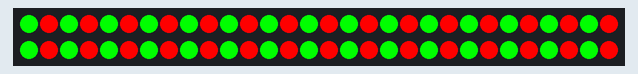
Recording of a sketch running on a simulated Arduino Uno, built with avr-gcc and run on an emulated ATmega328P. On the bench: 60 RGB LEDs in strip order, left to right, continuing on the next row. Dim RGB values are drawn brighter than linear; random numbers use the default seed unless the sketch sets one.

Above: at 13.09 s.
At 16.2 s:
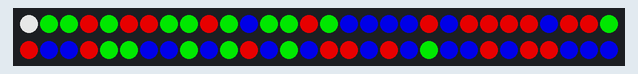
At 16.82 s:
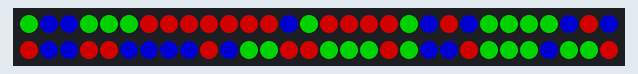
At 33.11 s:
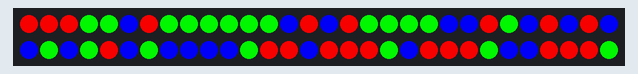
At 33.73 s:
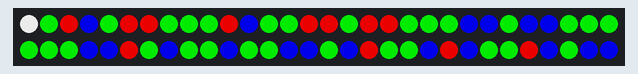
At 34.34 s:
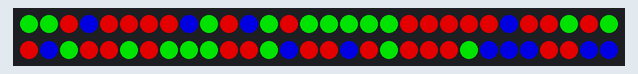

The sketch:

LED_Strip_Code.ino
```cpp
#include <Adafruit_NeoPixel.h>
#ifdef __AVR__
  #include <avr/power.h>
#endif

#define PIN 2
int brightness = 255;
int brightnessbegin = 255;
Adafruit_NeoPixel strip = Adafruit_NeoPixel(60, PIN, NEO_GRB + NEO_KHZ800);

void setup() {
  strip.begin();
  strip.setBrightness(brightness);
  strip.show(); // Initialize all pixels to 'off'
  randomSeed(analogRead(0));
}


unsigned int pixels = 0;


void loop() {
randomSmoothLightup();
randomSmoothLightupReverse();
smoothLightup();
smoothLightupBackwards();
pixelBlinkRedGreen(200,5);
for(int i = 0; i < 5; i++){
  randomBlink();
}
}

void randomSmoothLightupReverse(){
  long randomI = random(32, 256);
  long randomP = random(1, 5);
  for(int pNum = 59; pNum >= 0; pNum--){
  switch(randomP){
  case 1:
    strip.setPixelColor(pNum, randomI, 0, 0);
    strip.show();
    delay(50);
    break;
  case 2:
  strip.setPixelColor(pNum, 0, randomI, 0);
  strip.show();
    delay(50);
  break;
  case 3:
  strip.setPixelColor(pNum, 0, 0, randomI);
  strip.show();
    delay(50);
  break;
  case 4:
  strip.setPixelColor(pNum, randomI, randomI, randomI);
  strip.show();
    delay(50);
  default:
  strip.setPixelColor(pNum, 255,255,255);
  strip.show();
    delay(50);
  break;
  }
  randomP = random(1, 4);
  randomI = random(32, 256);
  }
  strip.clear();
}


void randomSmoothLightup(){
   long randomI = random(32, 256);
   long randomP = random(1, 5);
  for(int pNum = 0; pNum <= 59; pNum++){
  switch(randomP){
  case 1:
    strip.setPixelColor(pNum, randomI, 0, 0);
    strip.show();
    delay(50);
    break;
  case 2:
  strip.setPixelColor(pNum, 0, randomI, 0);
  strip.show();
    delay(50);
  break;
  case 3:
  strip.setPixelColor(pNum, 0, 0, randomI);
  strip.show();
    delay(50);
  break;
  case 4:
  strip.setPixelColor(pNum, randomI, randomI, randomI);
  strip.show();
    delay(50);
  default:
  strip.setPixelColor(pNum, 255,255,255);
  strip.show();
    delay(50);
  break;
  }
  randomP = random(1, 4);
  randomI = random(32, 256);
  }
  strip.clear();
}
void randomBlink(){
  long randomIntensity = random(32, 256);
  long randomPixel = random(1, 5);
  Serial.println(randomPixel);
  for(int pNumber = 0; pNumber <= 59; pNumber++){
  switch(randomPixel){
  case 1:
    strip.setPixelColor(pNumber, randomIntensity, 0, 0);
    break;
  case 2:
  strip.setPixelColor(pNumber, 0, randomIntensity, 0);
  break;
  case 3:
  strip.setPixelColor(pNumber, 0, 0, randomIntensity);
  break;
  case 4:
  strip.setPixelColor(pNumber, randomIntensity, randomIntensity, randomIntensity);
  break;
  default:
  strip.setPixelColor(pNumber, 255,255,255);
  break;
  }
  randomPixel = random(1, 4);
  }
  strip.show();
  delay(300);
  strip.clear();
}


void smoothLightupBackwards(){
   strip.clear();
  pixels = 59;
  while(pixels <= 59){
  if (pixels%5 == 0){
 strip.setPixelColor(pixels, 0, 0, 255);
strip.show();
 delay(50);
  }
 else if (pixels%2 == 0){
  strip.setPixelColor(pixels, 255, 0, 0);
  strip.show();
 delay(50);
 }
 else{
  strip.setPixelColor(pixels, 0, 255, 0);
  strip.show();
  delay(50);
 }
 pixels--;
}
}


void pixelBlinkRedGreen(int timeBetween,int numberofTimes ){
  pixels = 0;
  int i = 0;
  while (i < numberofTimes){
  strip.clear();
  strip.show();
  delay(timeBetween);
  pixels = 0;
  while(pixels <= 59){
    if (pixels%2 == 0){
 strip.setPixelColor(pixels, 0, 255,0);
  }
 else{
  strip.setPixelColor(pixels, 255, 0, 0);
 }
 pixels++;
  }
   strip.show();
   delay(timeBetween);
  strip.clear();
    delay(timeBetween);
    strip.show();
    i++;
    pixels = 0;
  }
}


void smoothLightup(){
  strip.clear();

  while(pixels <= 59){
  if (pixels%5 == 0){
 strip.setPixelColor(pixels, 0, 0, 255);
strip.show();
 delay(50);
  }
 else if (pixels%2 == 0){
  strip.setPixelColor(pixels, 255, 0, 0);
  strip.show();
 delay(50);
 }
 else{
  strip.setPixelColor(pixels, 0, 255, 0);
  strip.show();
  delay(50);
 }
 pixels++;
}
}
```

Measured:
- what the display in image 0 shows lasts 0.4 s, from 12.9 s to 13.3 s
